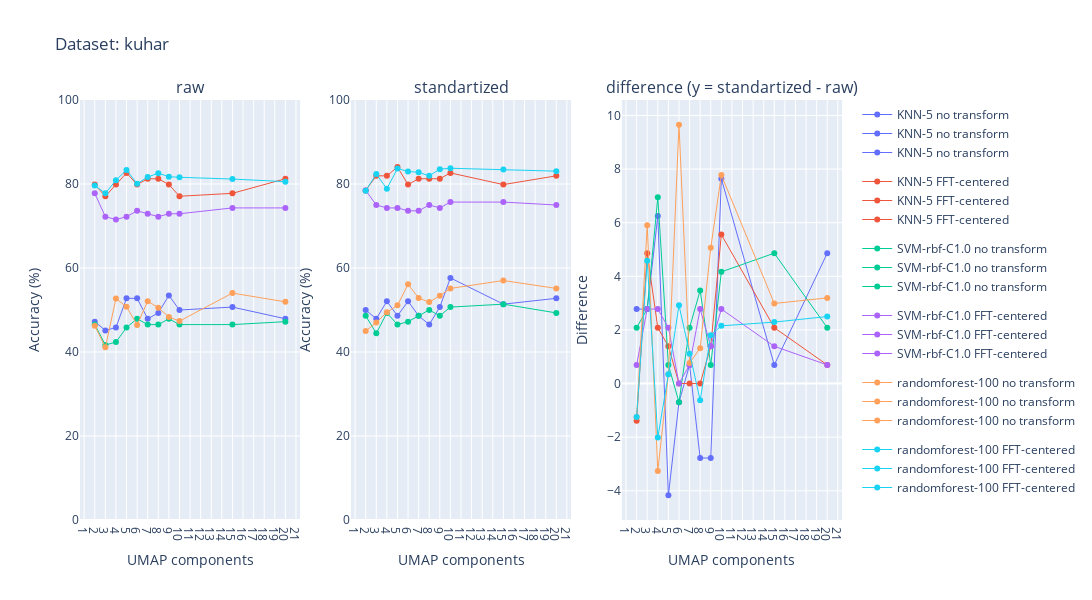
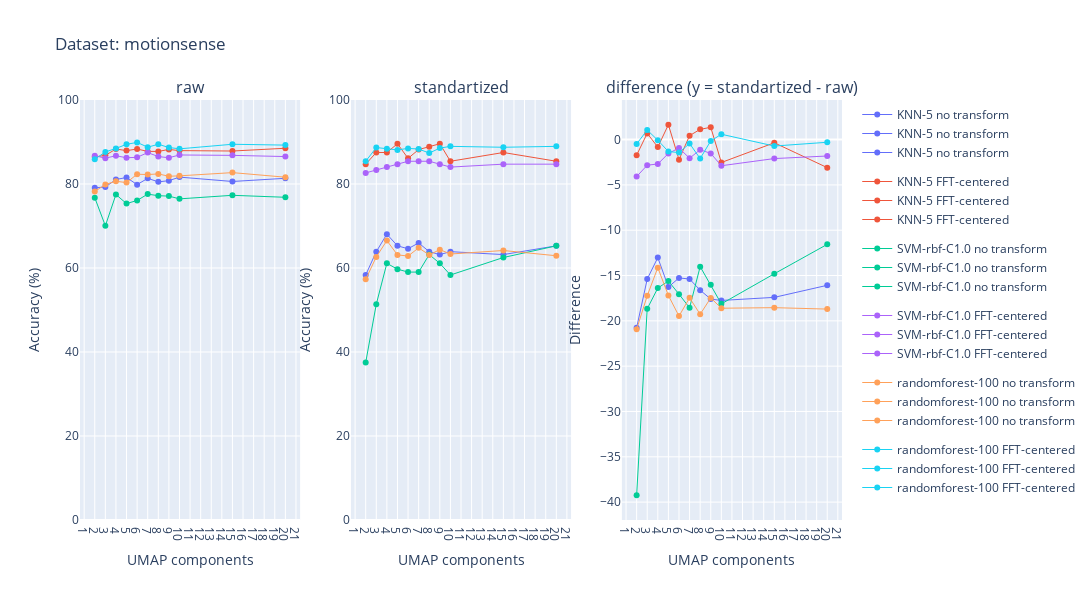
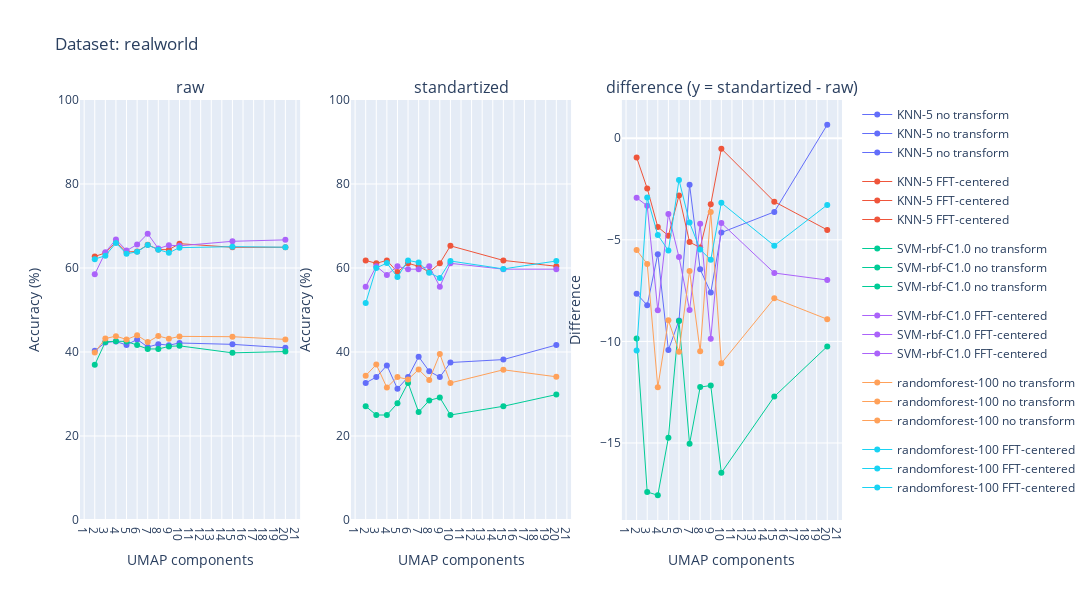
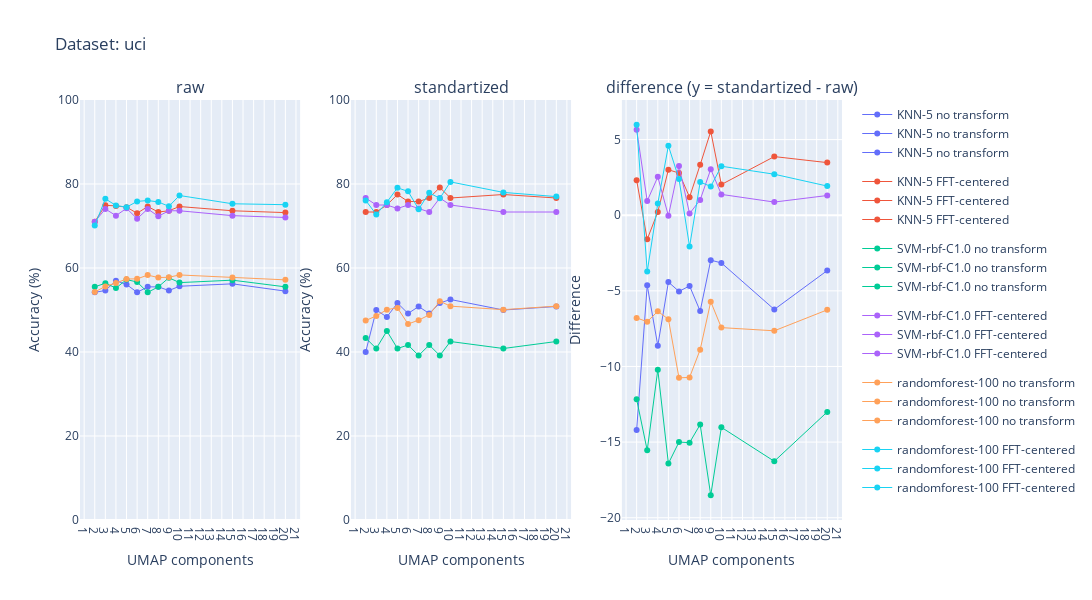

Notebook cell for these charts, in order:
### Code cell
from IPython.display import display, HTML
import plotly.graph_objects as go
from plotly.subplots import make_subplots


def only_standardized_view(df):
    return df[df["view"] == "standartized_intra_balanced"]


def only_raw_view(df):
    return df[df["view"] == "raw_balanced"]


def improvement_raw_standardized(df):
    df = only_reduce_on_all(df)
    df = using_all_features(df)
    df = no_scaler(df)
    df = only_reducer_equals_train_or_no_reduce(df)
    raw_view = only_raw_view(df.copy())
    standard_df = only_standardized_view(df.copy())
    merged_df = raw_view.merge(standard_df, on=["config_group"], suffixes=("", "_standardized"))
    merged_df["diff"] = merged_df["accuracy (mean)_standardized"] - merged_df["accuracy (mean)"]

    colors_map = {
        "plotly-blue": px.colors.qualitative.Plotly[0],
        "plotly-red": px.colors.qualitative.Plotly[1],
        "plotly-green": px.colors.qualitative.Plotly[2],
        "plotly-purple": px.colors.qualitative.Plotly[3],
        "plotly-orange": px.colors.qualitative.Plotly[4],
        "plotly-cyan": px.colors.qualitative.Plotly[5],
        "plotly-pink": px.colors.qualitative.Plotly[6],
        "plotly-lightgreen": px.colors.qualitative.Plotly[7],
        "plotly-lightpink": px.colors.qualitative.Plotly[8],
        "plotly-yellow": px.colors.qualitative.Plotly[9],
    }

    colors = list(colors_map.values())

    for (train, test), subdf in merged_df.groupby(
        [
            "train_datasets",
            "test_datasets",
        ]
    ):
        fig = make_subplots(rows=1, cols=3, subplot_titles=("raw", "standartized", f"difference (y = standartized - raw)"))
        for i, ((estimator, transform), subsubdf) in enumerate(subdf.groupby(
            ["estimator", "transforms"]
        )):
            subsubdf = subsubdf[
                ~(subsubdf["reducer_datasets"] == "")
                | (subsubdf["umap components"] == 0)
            ]
            subsubdf = subsubdf.sort_values("umap components")
            transform = transform if transform else 'no transform'
            group = f"{estimator} {transform}"
            fig.add_trace(
                go.Scatter(
                    x=subsubdf["umap components"],
                    y=subsubdf["accuracy (mean)"]*100,
                    mode="lines+markers",
                    name=f"{estimator} {transform if transform else 'no transform'}",
                    legendgroup=group,
                    line=dict(color=colors[i], width=1),
                ),
                row=1, col=1
            )

            fig.add_trace(
                go.Scatter(
                    x=subsubdf["umap components"],
                    y=subsubdf["accuracy (mean)_standardized"]*100,
                    mode="lines+markers",
                    name=f"{estimator} {transform if transform else 'no transform'}",
                    legendgroup=group,
                    line=dict(color=colors[i], width=1),
                ),
                row=1, col=2
            )

            fig.add_trace(
                go.Scatter(
                    x=subsubdf["umap components"],
                    y=subsubdf["diff"]*100,
                    mode="lines+markers",
                    name=f"{estimator} {transform if transform else 'no transform'}",
                    legendgroup=group,
                    line=dict(color=colors[i], width=1),
                ),
                row=1, col=3
            )

            fig["layout"]["xaxis1"].update(title_text="UMAP components", tickmode="linear")
            fig["layout"]["xaxis2"].update(title_text="UMAP components", tickmode="linear")
            fig["layout"]["xaxis3"].update(title_text="UMAP components", tickmode="linear")

            fig["layout"]["yaxis1"].update(title_text="Accuracy (%)", range=[0, 100])
            fig["layout"]["yaxis2"].update(title_text="Accuracy (%)", range=[0, 100])
            fig["layout"]["yaxis3"].update(title_text=f"Difference")

            fig.update_layout(
                autosize=True,
                width=2400,
                height=600,
                title=f"Dataset: {train}"
            )
        fig.show()
        # break

    return merged_df


_ = improvement_raw_standardized(results.copy())


# df = df.copy()
# df["improvement"] = df["accuracy"] - df["baseline_accuracy"]
# return df

### Figure 1 — Plotly figure (JSON) as saved in the notebook; plotly's stock layout.template omitted (floating-point values rounded to 4 significant figures)
{"data": [{"legendgroup": "KNN-5 no transform", "line": {"color": "#636EFA", "width": 1}, "mode": "lines+markers", "name": "KNN-5 no transform", "type": "scatter", "x": [2, 3, 4, 5, 6, 7, 8, 9, 10, 15, 20], "xaxis": "x", "y": [47.22, 45.14, 45.83, 52.78, 52.78, 47.92, 49.31, 53.47, 50, 50.69, 47.92], "yaxis": "y"}, {"legendgroup": "KNN-5 no transform", "line": {"color": "#636EFA", "width": 1}, "mode": "lines+markers", "name": "KNN-5 no transform", "type": "scatter", "x": [2, 3, 4, 5, 6, 7, 8, 9, 10, 15, 20], "xaxis": "x2", "y": [50, 47.92, 52.08, 48.61, 52.08, 48.61, 46.53, 50.69, 57.64, 51.39, 52.78], "yaxis": "y2"}, {"legendgroup": "KNN-5 no transform", "line": {"color": "#636EFA", "width": 1}, "mode": "lines+markers", "name": "KNN-5 no transform", "type": "scatter", "x": [2, 3, 4, 5, 6, 7, 8, 9, 10, 15, 20], "xaxis": "x3", "y": [2.778, 2.778, 6.25, -4.167, -0.6944, 0.6944, -2.778, -2.778, 7.639, 0.6944, 4.861], "yaxis": "y3"}, {"legendgroup": "KNN-5 FFT-centered", "line": {"color": "#EF553B", "width": 1}, "mode": "lines+markers", "name": "KNN-5 FFT-centered", "type": "scatter", "x": [2, 3, 4, 5, 6, 7, 8, 9, 10, 15, 20], "xaxis": "x", "y": [79.86, 77.08, 79.86, 82.64, 79.86, 81.25, 81.25, 79.86, 77.08, 77.78, 81.25], "yaxis": "y"}, {"legendgroup": "KNN-5 FFT-centered", "line": {"color": "#EF553B", "width": 1}, "mode": "lines+markers", "name": "KNN-5 FFT-centered", "type": "scatter", "x": [2, 3, 4, 5, 6, 7, 8, 9, 10, 15, 20], "xaxis": "x2", "y": [78.47, 81.94, 81.94, 84.03, 79.86, 81.25, 81.25, 81.25, 82.64, 79.86, 81.94], "yaxis": "y2"}, {"legendgroup": "KNN-5 FFT-centered", "line": {"color": "#EF553B", "width": 1}, "mode": "lines+markers", "name": "KNN-5 FFT-centered", "type": "scatter", "x": [2, 3, 4, 5, 6, 7, 8, 9, 10, 15, 20], "xaxis": "x3", "y": [-1.389, 4.861, 2.083, 1.389, 0, 0, 0, 1.389, 5.556, 2.083, 0.6944], "yaxis": "y3"}, {"legendgroup": "SVM-rbf-C1.0 no transform", "line": {"color": "#00CC96", "width": 1}, "mode": "lines+markers", "name": "SVM-rbf-C1.0 no transform", "type": "scatter", "x": [2, 3, 4, 5, 6, 7, 8, 9, 10, 15, 20], "xaxis": "x", "y": [46.53, 41.67, 42.36, 45.83, 47.92, 46.53, 46.53, 47.92, 46.53, 46.53, 47.22], "yaxis": "y"}, {"legendgroup": "SVM-rbf-C1.0 no transform", "line": {"color": "#00CC96", "width": 1}, "mode": "lines+markers", "name": "SVM-rbf-C1.0 no transform", "type": "scatter", "x": [2, 3, 4, 5, 6, 7, 8, 9, 10, 15, 20], "xaxis": "x2", "y": [48.61, 44.44, 49.31, 46.53, 47.22, 48.61, 50, 48.61, 50.69, 51.39, 49.31], "yaxis": "y2"}, {"legendgroup": "SVM-rbf-C1.0 no transform", "line": {"color": "#00CC96", "width": 1}, "mode": "lines+markers", "name": "SVM-rbf-C1.0 no transform", "type": "scatter", "x": [2, 3, 4, 5, 6, 7, 8, 9, 10, 15, 20], "xaxis": "x3", "y": [2.083, 2.778, 6.944, 0.6944, -0.6944, 2.083, 3.472, 0.6944, 4.167, 4.861, 2.083], "yaxis": "y3"}, {"legendgroup": "SVM-rbf-C1.0 FFT-centered", "line": {"color": "#AB63FA", "width": 1}, "mode": "lines+markers", "name": "SVM-rbf-C1.0 FFT-centered", "type": "scatter", "x": [2, 3, 4, 5, 6, 7, 8, 9, 10, 15, 20], "xaxis": "x", "y": [77.78, 72.22, 71.53, 72.22, 73.61, 72.92, 72.22, 72.92, 72.92, 74.31, 74.31], "yaxis": "y"}, {"legendgroup": "SVM-rbf-C1.0 FFT-centered", "line": {"color": "#AB63FA", "width": 1}, "mode": "lines+markers", "name": "SVM-rbf-C1.0 FFT-centered", "type": "scatter", "x": [2, 3, 4, 5, 6, 7, 8, 9, 10, 15, 20], "xaxis": "x2", "y": [78.47, 75, 74.31, 74.31, 73.61, 73.61, 75, 74.31, 75.69, 75.69, 75], "yaxis": "y2"}, {"legendgroup": "SVM-rbf-C1.0 FFT-centered", "line": {"color": "#AB63FA", "width": 1}, "mode": "lines+markers", "name": "SVM-rbf-C1.0 FFT-centered", "type": "scatter", "x": [2, 3, 4, 5, 6, 7, 8, 9, 10, 15, 20], "xaxis": "x3", "y": [0.6944, 2.778, 2.778, 2.083, 0, 0.6944, 2.778, 1.389, 2.778, 1.389, 0.6944], "yaxis": "y3"}, {"legendgroup": "randomforest-100 no transform", "line": {"color": "#FFA15A", "width": 1}, "mode": "lines+markers", "name": "randomforest-100 no transform", "type": "scatter", "x": [2, 3, 4, 5, 6, 7, 8, 9, 10, 15, 20], "xaxis": "x", "y": [46.25, 41.11, 52.71, 50.76, 46.46, 52.08, 50.56, 48.33, 47.36, 54.03, 51.94], "yaxis": "y"}, {"legendgroup": "randomforest-100 no transform", "line": {"color": "#FFA15A", "width": 1}, "mode": "lines+markers", "name": "randomforest-100 no transform", "type": "scatter", "x": [2, 3, 4, 5, 6, 7, 8, 9, 10, 15, 20], "xaxis": "x2", "y": [45, 47.01, 49.44, 51.11, 56.11, 52.85, 51.88, 53.4, 55.14, 57.01, 55.14], "yaxis": "y2"}, {"legendgroup": "randomforest-100 no transform", "line": {"color": "#FFA15A", "width": 1}, "mode": "lines+markers", "name": "randomforest-100 no transform", "type": "scatter", "x": [2, 3, 4, 5, 6, 7, 8, 9, 10, 15, 20], "xaxis": "x3", "y": [-1.25, 5.903, -3.264, 0.3472, 9.653, 0.7639, 1.319, 5.069, 7.778, 2.986, 3.194], "yaxis": "y3"}, {"legendgroup": "randomforest-100 FFT-centered", "line": {"color": "#19D3F3", "width": 1}, "mode": "lines+markers", "name": "randomforest-100 FFT-centered", "type": "scatter", "x": [2, 3, 4, 5, 6, 7, 8, 9, 10, 15, 20], "xaxis": "x", "y": [79.65, 77.78, 80.9, 83.33, 80.07, 81.67, 82.57, 81.74, 81.6, 81.18, 80.56], "yaxis": "y"}, {"legendgroup": "randomforest-100 FFT-centered", "line": {"color": "#19D3F3", "width": 1}, "mode": "lines+markers", "name": "randomforest-100 FFT-centered", "type": "scatter", "x": [2, 3, 4, 5, 6, 7, 8, 9, 10, 15, 20], "xaxis": "x2", "y": [78.4, 82.36, 78.89, 83.68, 82.99, 82.78, 81.94, 83.54, 83.75, 83.47, 83.06], "yaxis": "y2"}, {"legendgroup": "randomforest-100 FFT-centered", "line": {"color": "#19D3F3", "width": 1}, "mode": "lines+markers", "name": "randomforest-100 FFT-centered", "type": "scatter", "x": [2, 3, 4, 5, 6, 7, 8, 9, 10, 15, 20], "xaxis": "x3", "y": [-1.25, 4.583, -2.014, 0.3472, 2.917, 1.111, -0.625, 1.806, 2.153, 2.292, 2.5], "yaxis": "y3"}], "layout": {"annotations": [{"font": {"size": 16}, "showarrow": false, "text": "raw", "x": 0.1444, "xanchor": "center", "xref": "paper", "y": 1, "yanchor": "bottom", "yref": "paper"}, {"font": {"size": 16}, "showarrow": false, "text": "standartized", "x": 0.5, "xanchor": "center", "xref": "paper", "y": 1, "yanchor": "bottom", "yref": "paper"}, {"font": {"size": 16}, "showarrow": false, "text": "difference (y = standartized - raw)", "x": 0.8556, "xanchor": "center", "xref": "paper", "y": 1, "yanchor": "bottom", "yref": "paper"}], "autosize": true, "height": 600, "title": {"text": "Dataset: kuhar"}, "width": 2400, "xaxis": {"anchor": "y", "domain": [0, 0.2889], "tickmode": "linear", "title": {"text": "UMAP components"}}, "xaxis2": {"anchor": "y2", "domain": [0.3556, 0.6444], "tickmode": "linear", "title": {"text": "UMAP components"}}, "xaxis3": {"anchor": "y3", "domain": [0.7111, 1], "tickmode": "linear", "title": {"text": "UMAP components"}}, "yaxis": {"anchor": "x", "domain": [0, 1], "range": [0, 100], "title": {"text": "Accuracy (%)"}}, "yaxis2": {"anchor": "x2", "domain": [0, 1], "range": [0, 100], "title": {"text": "Accuracy (%)"}}, "yaxis3": {"anchor": "x3", "domain": [0, 1], "title": {"text": "Difference"}}}}

### Figure 2 — Plotly figure (JSON) as saved in the notebook; plotly's stock layout.template omitted (floating-point values rounded to 4 significant figures)
{"data": [{"legendgroup": "KNN-5 no transform", "line": {"color": "#636EFA", "width": 1}, "mode": "lines+markers", "name": "KNN-5 no transform", "type": "scatter", "x": [2, 3, 4, 5, 6, 7, 8, 9, 10, 15, 20], "xaxis": "x", "y": [79.1, 79.28, 81.07, 81.54, 79.85, 81.36, 80.51, 80.79, 81.64, 80.6, 81.36], "yaxis": "y"}, {"legendgroup": "KNN-5 no transform", "line": {"color": "#636EFA", "width": 1}, "mode": "lines+markers", "name": "KNN-5 no transform", "type": "scatter", "x": [2, 3, 4, 5, 6, 7, 8, 9, 10, 15, 20], "xaxis": "x2", "y": [58.33, 63.89, 68.06, 65.28, 64.58, 65.97, 63.89, 63.19, 63.89, 63.19, 65.28], "yaxis": "y2"}, {"legendgroup": "KNN-5 no transform", "line": {"color": "#636EFA", "width": 1}, "mode": "lines+markers", "name": "KNN-5 no transform", "type": "scatter", "x": [2, 3, 4, 5, 6, 7, 8, 9, 10, 15, 20], "xaxis": "x3", "y": [-20.76, -15.4, -13.02, -16.27, -15.27, -15.38, -16.62, -17.6, -17.75, -17.41, -16.08], "yaxis": "y3"}, {"legendgroup": "KNN-5 FFT-centered", "line": {"color": "#EF553B", "width": 1}, "mode": "lines+markers", "name": "KNN-5 FFT-centered", "type": "scatter", "x": [2, 3, 4, 5, 6, 7, 8, 9, 10, 15, 20], "xaxis": "x", "y": [86.44, 86.82, 88.32, 87.95, 88.32, 87.76, 87.76, 88.23, 87.95, 87.85, 88.51], "yaxis": "y"}, {"legendgroup": "KNN-5 FFT-centered", "line": {"color": "#EF553B", "width": 1}, "mode": "lines+markers", "name": "KNN-5 FFT-centered", "type": "scatter", "x": [2, 3, 4, 5, 6, 7, 8, 9, 10, 15, 20], "xaxis": "x2", "y": [84.72, 87.5, 87.5, 89.58, 86.11, 88.19, 88.89, 89.58, 85.42, 87.5, 85.42], "yaxis": "y2"}, {"legendgroup": "KNN-5 FFT-centered", "line": {"color": "#EF553B", "width": 1}, "mode": "lines+markers", "name": "KNN-5 FFT-centered", "type": "scatter", "x": [2, 3, 4, 5, 6, 7, 8, 9, 10, 15, 20], "xaxis": "x3", "y": [-1.718, 0.6827, -0.8239, 1.636, -2.213, 0.4355, 1.13, 1.354, -2.531, -0.3531, -3.096], "yaxis": "y3"}, {"legendgroup": "SVM-rbf-C1.0 no transform", "line": {"color": "#00CC96", "width": 1}, "mode": "lines+markers", "name": "SVM-rbf-C1.0 no transform", "type": "scatter", "x": [2, 3, 4, 5, 6, 7, 8, 9, 10, 15, 20], "xaxis": "x", "y": [76.74, 70.06, 77.5, 75.33, 76.08, 77.59, 77.21, 77.12, 76.46, 77.31, 76.84], "yaxis": "y"}, {"legendgroup": "SVM-rbf-C1.0 no transform", "line": {"color": "#00CC96", "width": 1}, "mode": "lines+markers", "name": "SVM-rbf-C1.0 no transform", "type": "scatter", "x": [2, 3, 4, 5, 6, 7, 8, 9, 10, 15, 20], "xaxis": "x2", "y": [37.5, 51.39, 61.11, 59.72, 59.03, 59.03, 63.19, 61.11, 58.33, 62.5, 65.28], "yaxis": "y2"}, {"legendgroup": "SVM-rbf-C1.0 no transform", "line": {"color": "#00CC96", "width": 1}, "mode": "lines+markers", "name": "SVM-rbf-C1.0 no transform", "type": "scatter", "x": [2, 3, 4, 5, 6, 7, 8, 9, 10, 15, 20], "xaxis": "x3", "y": [-39.24, -18.67, -16.38, -15.61, -17.06, -18.56, -14.02, -16.01, -18.13, -14.81, -11.56], "yaxis": "y3"}, {"legendgroup": "SVM-rbf-C1.0 FFT-centered", "line": {"color": "#AB63FA", "width": 1}, "mode": "lines+markers", "name": "SVM-rbf-C1.0 FFT-centered", "type": "scatter", "x": [2, 3, 4, 5, 6, 7, 8, 9, 10, 15, 20], "xaxis": "x", "y": [86.72, 86.16, 86.72, 86.25, 86.35, 87.48, 86.53, 86.25, 86.91, 86.82, 86.53], "yaxis": "y"}, {"legendgroup": "SVM-rbf-C1.0 FFT-centered", "line": {"color": "#AB63FA", "width": 1}, "mode": "lines+markers", "name": "SVM-rbf-C1.0 FFT-centered", "type": "scatter", "x": [2, 3, 4, 5, 6, 7, 8, 9, 10, 15, 20], "xaxis": "x2", "y": [82.64, 83.33, 84.03, 84.72, 85.42, 85.42, 85.42, 84.72, 84.03, 84.72, 84.72], "yaxis": "y2"}, {"legendgroup": "SVM-rbf-C1.0 FFT-centered", "line": {"color": "#AB63FA", "width": 1}, "mode": "lines+markers", "name": "SVM-rbf-C1.0 FFT-centered", "type": "scatter", "x": [2, 3, 4, 5, 6, 7, 8, 9, 10, 15, 20], "xaxis": "x3", "y": [-4.084, -2.825, -2.695, -1.53, -0.9298, -2.06, -1.118, -1.53, -2.884, -2.095, -1.813], "yaxis": "y3"}, {"legendgroup": "randomforest-100 no transform", "line": {"color": "#FFA15A", "width": 1}, "mode": "lines+markers", "name": "randomforest-100 no transform", "type": "scatter", "x": [2, 3, 4, 5, 6, 7, 8, 9, 10, 15, 20], "xaxis": "x", "y": [78.22, 79.88, 80.66, 80.33, 82.33, 82.25, 82.4, 81.85, 81.94, 82.71, 81.62], "yaxis": "y"}, {"legendgroup": "randomforest-100 no transform", "line": {"color": "#FFA15A", "width": 1}, "mode": "lines+markers", "name": "randomforest-100 no transform", "type": "scatter", "x": [2, 3, 4, 5, 6, 7, 8, 9, 10, 15, 20], "xaxis": "x2", "y": [57.29, 62.64, 66.53, 63.12, 62.85, 64.79, 63.12, 64.38, 63.33, 64.17, 62.92], "yaxis": "y2"}, {"legendgroup": "randomforest-100 no transform", "line": {"color": "#FFA15A", "width": 1}, "mode": "lines+markers", "name": "randomforest-100 no transform", "type": "scatter", "x": [2, 3, 4, 5, 6, 7, 8, 9, 10, 15, 20], "xaxis": "x3", "y": [-20.93, -17.24, -14.13, -17.2, -19.48, -17.46, -19.28, -17.47, -18.61, -18.55, -18.7], "yaxis": "y3"}, {"legendgroup": "randomforest-100 FFT-centered", "line": {"color": "#19D3F3", "width": 1}, "mode": "lines+markers", "name": "randomforest-100 FFT-centered", "type": "scatter", "x": [2, 3, 4, 5, 6, 7, 8, 9, 10, 15, 20], "xaxis": "x", "y": [85.9, 87.63, 88.47, 89.44, 89.91, 88.77, 89.45, 88.69, 88.37, 89.46, 89.26], "yaxis": "y"}, {"legendgroup": "randomforest-100 FFT-centered", "line": {"color": "#19D3F3", "width": 1}, "mode": "lines+markers", "name": "randomforest-100 FFT-centered", "type": "scatter", "x": [2, 3, 4, 5, 6, 7, 8, 9, 10, 15, 20], "xaxis": "x2", "y": [85.42, 88.68, 88.4, 88.12, 88.47, 88.33, 87.36, 88.54, 88.96, 88.75, 88.96], "yaxis": "y2"}, {"legendgroup": "randomforest-100 FFT-centered", "line": {"color": "#19D3F3", "width": 1}, "mode": "lines+markers", "name": "randomforest-100 FFT-centered", "type": "scatter", "x": [2, 3, 4, 5, 6, 7, 8, 9, 10, 15, 20], "xaxis": "x3", "y": [-0.4873, 1.053, -0.0718, -1.319, -1.434, -0.4331, -2.093, -0.1495, 0.5873, -0.7133, -0.2978], "yaxis": "y3"}], "layout": {"annotations": [{"font": {"size": 16}, "showarrow": false, "text": "raw", "x": 0.1444, "xanchor": "center", "xref": "paper", "y": 1, "yanchor": "bottom", "yref": "paper"}, {"font": {"size": 16}, "showarrow": false, "text": "standartized", "x": 0.5, "xanchor": "center", "xref": "paper", "y": 1, "yanchor": "bottom", "yref": "paper"}, {"font": {"size": 16}, "showarrow": false, "text": "difference (y = standartized - raw)", "x": 0.8556, "xanchor": "center", "xref": "paper", "y": 1, "yanchor": "bottom", "yref": "paper"}], "autosize": true, "height": 600, "title": {"text": "Dataset: motionsense"}, "width": 2400, "xaxis": {"anchor": "y", "domain": [0, 0.2889], "tickmode": "linear", "title": {"text": "UMAP components"}}, "xaxis2": {"anchor": "y2", "domain": [0.3556, 0.6444], "tickmode": "linear", "title": {"text": "UMAP components"}}, "xaxis3": {"anchor": "y3", "domain": [0.7111, 1], "tickmode": "linear", "title": {"text": "UMAP components"}}, "yaxis": {"anchor": "x", "domain": [0, 1], "range": [0, 100], "title": {"text": "Accuracy (%)"}}, "yaxis2": {"anchor": "x2", "domain": [0, 1], "range": [0, 100], "title": {"text": "Accuracy (%)"}}, "yaxis3": {"anchor": "x3", "domain": [0, 1], "title": {"text": "Difference"}}}}

### Figure 3 — Plotly figure (JSON) as saved in the notebook; plotly's stock layout.template omitted (floating-point values rounded to 4 significant figures)
{"data": [{"legendgroup": "KNN-5 no transform", "line": {"color": "#636EFA", "width": 1}, "mode": "lines+markers", "name": "KNN-5 no transform", "type": "scatter", "x": [2, 3, 4, 5, 6, 7, 8, 9, 10, 15, 20], "xaxis": "x", "y": [40.29, 42.25, 42.51, 41.67, 43.0, 41.18, 41.87, 41.63, 42.14, 41.82, 41.01], "yaxis": "y"}, {"legendgroup": "KNN-5 no transform", "line": {"color": "#636EFA", "width": 1}, "mode": "lines+markers", "name": "KNN-5 no transform", "type": "scatter", "x": [2, 3, 4, 5, 6, 7, 8, 9, 10, 15, 20], "xaxis": "x2", "y": [32.64, 34.03, 36.81, 31.25, 34.03, 38.89, 35.42, 34.03, 37.5, 38.19, 41.67], "yaxis": "y2"}, {"legendgroup": "KNN-5 no transform", "line": {"color": "#636EFA", "width": 1}, "mode": "lines+markers", "name": "KNN-5 no transform", "type": "scatter", "x": [2, 3, 4, 5, 6, 7, 8, 9, 10, 15, 20], "xaxis": "x3", "y": [-7.653, -8.22, -5.707, -10.42, -8.967, -2.289, -6.451, -7.599, -4.644, -3.628, 0.6614], "yaxis": "y3"}, {"legendgroup": "KNN-5 FFT-centered", "line": {"color": "#EF553B", "width": 1}, "mode": "lines+markers", "name": "KNN-5 FFT-centered", "type": "scatter", "x": [2, 3, 4, 5, 6, 7, 8, 9, 10, 15, 20], "xaxis": "x", "y": [62.76, 63.58, 66.17, 63.83, 63.93, 65.53, 64.41, 64.37, 65.79, 64.93, 64.93], "yaxis": "y"}, {"legendgroup": "KNN-5 FFT-centered", "line": {"color": "#EF553B", "width": 1}, "mode": "lines+markers", "name": "KNN-5 FFT-centered", "type": "scatter", "x": [2, 3, 4, 5, 6, 7, 8, 9, 10, 15, 20], "xaxis": "x2", "y": [61.81, 61.11, 61.81, 59.03, 61.11, 60.42, 59.03, 61.11, 65.28, 61.81, 60.42], "yaxis": "y2"}, {"legendgroup": "KNN-5 FFT-centered", "line": {"color": "#EF553B", "width": 1}, "mode": "lines+markers", "name": "KNN-5 FFT-centered", "type": "scatter", "x": [2, 3, 4, 5, 6, 7, 8, 9, 10, 15, 20], "xaxis": "x3", "y": [-0.9504, -2.473, -4.367, -4.798, -2.818, -5.111, -5.384, -3.255, -0.5147, -3.124, -4.513], "yaxis": "y3"}, {"legendgroup": "SVM-rbf-C1.0 no transform", "line": {"color": "#00CC96", "width": 1}, "mode": "lines+markers", "name": "SVM-rbf-C1.0 no transform", "type": "scatter", "x": [2, 3, 4, 5, 6, 7, 8, 9, 10, 15, 20], "xaxis": "x", "y": [36.95, 42.41, 42.57, 42.51, 41.64, 40.73, 40.72, 41.34, 41.47, 39.8, 40.11], "yaxis": "y"}, {"legendgroup": "SVM-rbf-C1.0 no transform", "line": {"color": "#00CC96", "width": 1}, "mode": "lines+markers", "name": "SVM-rbf-C1.0 no transform", "type": "scatter", "x": [2, 3, 4, 5, 6, 7, 8, 9, 10, 15, 20], "xaxis": "x2", "y": [27.08, 25, 25, 27.78, 32.64, 25.69, 28.47, 29.17, 25, 27.08, 29.86], "yaxis": "y2"}, {"legendgroup": "SVM-rbf-C1.0 no transform", "line": {"color": "#00CC96", "width": 1}, "mode": "lines+markers", "name": "SVM-rbf-C1.0 no transform", "type": "scatter", "x": [2, 3, 4, 5, 6, 7, 8, 9, 10, 15, 20], "xaxis": "x3", "y": [-9.862, -17.41, -17.57, -14.73, -8.999, -15.03, -12.25, -12.17, -16.47, -12.71, -10.25], "yaxis": "y3"}, {"legendgroup": "SVM-rbf-C1.0 FFT-centered", "line": {"color": "#AB63FA", "width": 1}, "mode": "lines+markers", "name": "SVM-rbf-C1.0 FFT-centered", "type": "scatter", "x": [2, 3, 4, 5, 6, 7, 8, 9, 10, 15, 20], "xaxis": "x", "y": [58.49, 63.75, 66.8, 64.15, 65.57, 68.17, 64.63, 65.42, 65.29, 66.36, 66.7], "yaxis": "y"}, {"legendgroup": "SVM-rbf-C1.0 FFT-centered", "line": {"color": "#AB63FA", "width": 1}, "mode": "lines+markers", "name": "SVM-rbf-C1.0 FFT-centered", "type": "scatter", "x": [2, 3, 4, 5, 6, 7, 8, 9, 10, 15, 20], "xaxis": "x2", "y": [55.56, 60.42, 58.33, 60.42, 59.72, 59.72, 60.42, 55.56, 61.11, 59.72, 59.72], "yaxis": "y2"}, {"legendgroup": "SVM-rbf-C1.0 FFT-centered", "line": {"color": "#AB63FA", "width": 1}, "mode": "lines+markers", "name": "SVM-rbf-C1.0 FFT-centered", "type": "scatter", "x": [2, 3, 4, 5, 6, 7, 8, 9, 10, 15, 20], "xaxis": "x3", "y": [-2.933, -3.328, -8.471, -3.731, -5.852, -8.451, -4.214, -9.869, -4.175, -6.634, -6.979], "yaxis": "y3"}, {"legendgroup": "randomforest-100 no transform", "line": {"color": "#FFA15A", "width": 1}, "mode": "lines+markers", "name": "randomforest-100 no transform", "type": "scatter", "x": [2, 3, 4, 5, 6, 7, 8, 9, 10, 15, 20], "xaxis": "x", "y": [39.88, 43.2, 43.78, 42.98, 43.99, 42.37, 43.81, 43.15, 43.72, 43.65, 43.01], "yaxis": "y"}, {"legendgroup": "randomforest-100 no transform", "line": {"color": "#FFA15A", "width": 1}, "mode": "lines+markers", "name": "randomforest-100 no transform", "type": "scatter", "x": [2, 3, 4, 5, 6, 7, 8, 9, 10, 15, 20], "xaxis": "x2", "y": [34.37, 37.01, 31.53, 34.03, 33.47, 35.83, 33.33, 39.51, 32.64, 35.76, 34.1], "yaxis": "y2"}, {"legendgroup": "randomforest-100 no transform", "line": {"color": "#FFA15A", "width": 1}, "mode": "lines+markers", "name": "randomforest-100 no transform", "type": "scatter", "x": [2, 3, 4, 5, 6, 7, 8, 9, 10, 15, 20], "xaxis": "x3", "y": [-5.508, -6.187, -12.25, -8.954, -10.51, -6.534, -10.48, -3.634, -11.08, -7.881, -8.908], "yaxis": "y3"}, {"legendgroup": "randomforest-100 FFT-centered", "line": {"color": "#19D3F3", "width": 1}, "mode": "lines+markers", "name": "randomforest-100 FFT-centered", "type": "scatter", "x": [2, 3, 4, 5, 6, 7, 8, 9, 10, 15, 20], "xaxis": "x", "y": [62.11, 62.92, 65.94, 63.37, 63.86, 65.47, 64.37, 63.62, 64.85, 65.08, 64.95], "yaxis": "y"}, {"legendgroup": "randomforest-100 FFT-centered", "line": {"color": "#19D3F3", "width": 1}, "mode": "lines+markers", "name": "randomforest-100 FFT-centered", "type": "scatter", "x": [2, 3, 4, 5, 6, 7, 8, 9, 10, 15, 20], "xaxis": "x2", "y": [51.67, 60, 61.18, 57.85, 61.81, 61.32, 58.89, 57.64, 61.67, 59.79, 61.67], "yaxis": "y2"}, {"legendgroup": "randomforest-100 FFT-centered", "line": {"color": "#19D3F3", "width": 1}, "mode": "lines+markers", "name": "randomforest-100 FFT-centered", "type": "scatter", "x": [2, 3, 4, 5, 6, 7, 8, 9, 10, 15, 20], "xaxis": "x3", "y": [-10.45, -2.92, -4.763, -5.528, -2.056, -4.152, -5.48, -5.985, -3.179, -5.289, -3.282], "yaxis": "y3"}], "layout": {"annotations": [{"font": {"size": 16}, "showarrow": false, "text": "raw", "x": 0.1444, "xanchor": "center", "xref": "paper", "y": 1, "yanchor": "bottom", "yref": "paper"}, {"font": {"size": 16}, "showarrow": false, "text": "standartized", "x": 0.5, "xanchor": "center", "xref": "paper", "y": 1, "yanchor": "bottom", "yref": "paper"}, {"font": {"size": 16}, "showarrow": false, "text": "difference (y = standartized - raw)", "x": 0.8556, "xanchor": "center", "xref": "paper", "y": 1, "yanchor": "bottom", "yref": "paper"}], "autosize": true, "height": 600, "title": {"text": "Dataset: realworld"}, "width": 2400, "xaxis": {"anchor": "y", "domain": [0, 0.2889], "tickmode": "linear", "title": {"text": "UMAP components"}}, "xaxis2": {"anchor": "y2", "domain": [0.3556, 0.6444], "tickmode": "linear", "title": {"text": "UMAP components"}}, "xaxis3": {"anchor": "y3", "domain": [0.7111, 1], "tickmode": "linear", "title": {"text": "UMAP components"}}, "yaxis": {"anchor": "x", "domain": [0, 1], "range": [0, 100], "title": {"text": "Accuracy (%)"}}, "yaxis2": {"anchor": "x2", "domain": [0, 1], "range": [0, 100], "title": {"text": "Accuracy (%)"}}, "yaxis3": {"anchor": "x3", "domain": [0, 1], "title": {"text": "Difference"}}}}

### Figure 4 — Plotly figure (JSON) as saved in the notebook; plotly's stock layout.template omitted (floating-point values rounded to 4 significant figures)
{"data": [{"legendgroup": "KNN-5 no transform", "line": {"color": "#636EFA", "width": 1}, "mode": "lines+markers", "name": "KNN-5 no transform", "type": "scatter", "x": [2, 3, 4, 5, 6, 7, 8, 9, 10, 15, 20], "xaxis": "x", "y": [54.2, 54.64, 56.96, 56.09, 54.2, 55.51, 55.51, 54.64, 55.65, 56.23, 54.49], "yaxis": "y"}, {"legendgroup": "KNN-5 no transform", "line": {"color": "#636EFA", "width": 1}, "mode": "lines+markers", "name": "KNN-5 no transform", "type": "scatter", "x": [2, 3, 4, 5, 6, 7, 8, 9, 10, 15, 20], "xaxis": "x2", "y": [40, 50, 48.33, 51.67, 49.17, 50.83, 49.17, 51.67, 52.5, 50, 50.83], "yaxis": "y2"}, {"legendgroup": "KNN-5 no transform", "line": {"color": "#636EFA", "width": 1}, "mode": "lines+markers", "name": "KNN-5 no transform", "type": "scatter", "x": [2, 3, 4, 5, 6, 7, 8, 9, 10, 15, 20], "xaxis": "x3", "y": [-14.2, -4.638, -8.623, -4.42, -5.036, -4.674, -6.341, -2.971, -3.152, -6.232, -3.659], "yaxis": "y3"}, {"legendgroup": "KNN-5 FFT-centered", "line": {"color": "#EF553B", "width": 1}, "mode": "lines+markers", "name": "KNN-5 FFT-centered", "type": "scatter", "x": [2, 3, 4, 5, 6, 7, 8, 9, 10, 15, 20], "xaxis": "x", "y": [71.01, 74.93, 74.78, 74.49, 73.04, 74.64, 73.33, 73.62, 74.64, 73.62, 73.19], "yaxis": "y"}, {"legendgroup": "KNN-5 FFT-centered", "line": {"color": "#EF553B", "width": 1}, "mode": "lines+markers", "name": "KNN-5 FFT-centered", "type": "scatter", "x": [2, 3, 4, 5, 6, 7, 8, 9, 10, 15, 20], "xaxis": "x2", "y": [73.33, 73.33, 75, 77.5, 75.83, 75.83, 76.67, 79.17, 76.67, 77.5, 76.67], "yaxis": "y2"}, {"legendgroup": "KNN-5 FFT-centered", "line": {"color": "#EF553B", "width": 1}, "mode": "lines+markers", "name": "KNN-5 FFT-centered", "type": "scatter", "x": [2, 3, 4, 5, 6, 7, 8, 9, 10, 15, 20], "xaxis": "x3", "y": [2.319, -1.594, 0.2174, 3.007, 2.79, 1.196, 3.333, 5.543, 2.029, 3.877, 3.478], "yaxis": "y3"}, {"legendgroup": "SVM-rbf-C1.0 no transform", "line": {"color": "#00CC96", "width": 1}, "mode": "lines+markers", "name": "SVM-rbf-C1.0 no transform", "type": "scatter", "x": [2, 3, 4, 5, 6, 7, 8, 9, 10, 15, 20], "xaxis": "x", "y": [55.51, 56.38, 55.22, 57.25, 56.67, 54.2, 55.51, 57.68, 56.52, 57.1, 55.51], "yaxis": "y"}, {"legendgroup": "SVM-rbf-C1.0 no transform", "line": {"color": "#00CC96", "width": 1}, "mode": "lines+markers", "name": "SVM-rbf-C1.0 no transform", "type": "scatter", "x": [2, 3, 4, 5, 6, 7, 8, 9, 10, 15, 20], "xaxis": "x2", "y": [43.33, 40.83, 45, 40.83, 41.67, 39.17, 41.67, 39.17, 42.5, 40.83, 42.5], "yaxis": "y2"}, {"legendgroup": "SVM-rbf-C1.0 no transform", "line": {"color": "#00CC96", "width": 1}, "mode": "lines+markers", "name": "SVM-rbf-C1.0 no transform", "type": "scatter", "x": [2, 3, 4, 5, 6, 7, 8, 9, 10, 15, 20], "xaxis": "x3", "y": [-12.17, -15.54, -10.22, -16.41, -15.0, -15.04, -13.84, -18.51, -14.02, -16.27, -13.01], "yaxis": "y3"}, {"legendgroup": "SVM-rbf-C1.0 FFT-centered", "line": {"color": "#AB63FA", "width": 1}, "mode": "lines+markers", "name": "SVM-rbf-C1.0 FFT-centered", "type": "scatter", "x": [2, 3, 4, 5, 6, 7, 8, 9, 10, 15, 20], "xaxis": "x", "y": [71.01, 74.06, 72.46, 74.2, 71.74, 74.06, 72.32, 73.62, 73.62, 72.46, 72.03], "yaxis": "y"}, {"legendgroup": "SVM-rbf-C1.0 FFT-centered", "line": {"color": "#AB63FA", "width": 1}, "mode": "lines+markers", "name": "SVM-rbf-C1.0 FFT-centered", "type": "scatter", "x": [2, 3, 4, 5, 6, 7, 8, 9, 10, 15, 20], "xaxis": "x2", "y": [76.67, 75, 75, 74.17, 75, 74.17, 73.33, 76.67, 75, 73.33, 73.33], "yaxis": "y2"}, {"legendgroup": "SVM-rbf-C1.0 FFT-centered", "line": {"color": "#AB63FA", "width": 1}, "mode": "lines+markers", "name": "SVM-rbf-C1.0 FFT-centered", "type": "scatter", "x": [2, 3, 4, 5, 6, 7, 8, 9, 10, 15, 20], "xaxis": "x3", "y": [5.652, 0.942, 2.536, -0.03623, 3.261, 0.1087, 1.014, 3.043, 1.377, 0.8696, 1.304], "yaxis": "y3"}, {"legendgroup": "randomforest-100 no transform", "line": {"color": "#FFA15A", "width": 1}, "mode": "lines+markers", "name": "randomforest-100 no transform", "type": "scatter", "x": [2, 3, 4, 5, 6, 7, 8, 9, 10, 15, 20], "xaxis": "x", "y": [54.29, 55.62, 56.43, 57.38, 57.42, 58.3, 57.72, 57.8, 58.35, 57.72, 57.17], "yaxis": "y"}, {"legendgroup": "randomforest-100 no transform", "line": {"color": "#FFA15A", "width": 1}, "mode": "lines+markers", "name": "randomforest-100 no transform", "type": "scatter", "x": [2, 3, 4, 5, 6, 7, 8, 9, 10, 15, 20], "xaxis": "x2", "y": [47.5, 48.58, 50.08, 50.5, 46.67, 47.58, 48.83, 52.08, 50.92, 50.08, 50.92], "yaxis": "y2"}, {"legendgroup": "randomforest-100 no transform", "line": {"color": "#FFA15A", "width": 1}, "mode": "lines+markers", "name": "randomforest-100 no transform", "type": "scatter", "x": [2, 3, 4, 5, 6, 7, 8, 9, 10, 15, 20], "xaxis": "x3", "y": [-6.79, -7.04, -6.351, -6.877, -10.75, -10.72, -8.891, -5.714, -7.431, -7.641, -6.257], "yaxis": "y3"}, {"legendgroup": "randomforest-100 FFT-centered", "line": {"color": "#19D3F3", "width": 1}, "mode": "lines+markers", "name": "randomforest-100 FFT-centered", "type": "scatter", "x": [2, 3, 4, 5, 6, 7, 8, 9, 10, 15, 20], "xaxis": "x", "y": [70.1, 76.48, 74.88, 74.49, 75.86, 76.07, 75.72, 74.68, 77.26, 75.29, 75.07], "yaxis": "y"}, {"legendgroup": "randomforest-100 FFT-centered", "line": {"color": "#19D3F3", "width": 1}, "mode": "lines+markers", "name": "randomforest-100 FFT-centered", "type": "scatter", "x": [2, 3, 4, 5, 6, 7, 8, 9, 10, 15, 20], "xaxis": "x2", "y": [76.08, 72.75, 75.67, 79.08, 78.25, 74, 77.92, 76.58, 80.5, 78, 77], "yaxis": "y2"}, {"legendgroup": "randomforest-100 FFT-centered", "line": {"color": "#19D3F3", "width": 1}, "mode": "lines+markers", "name": "randomforest-100 FFT-centered", "type": "scatter", "x": [2, 3, 4, 5, 6, 7, 8, 9, 10, 15, 20], "xaxis": "x3", "y": [5.982, -3.728, 0.7826, 4.591, 2.395, -2.072, 2.192, 1.902, 3.239, 2.71, 1.928], "yaxis": "y3"}], "layout": {"annotations": [{"font": {"size": 16}, "showarrow": false, "text": "raw", "x": 0.1444, "xanchor": "center", "xref": "paper", "y": 1, "yanchor": "bottom", "yref": "paper"}, {"font": {"size": 16}, "showarrow": false, "text": "standartized", "x": 0.5, "xanchor": "center", "xref": "paper", "y": 1, "yanchor": "bottom", "yref": "paper"}, {"font": {"size": 16}, "showarrow": false, "text": "difference (y = standartized - raw)", "x": 0.8556, "xanchor": "center", "xref": "paper", "y": 1, "yanchor": "bottom", "yref": "paper"}], "autosize": true, "height": 600, "title": {"text": "Dataset: uci"}, "width": 2400, "xaxis": {"anchor": "y", "domain": [0, 0.2889], "tickmode": "linear", "title": {"text": "UMAP components"}}, "xaxis2": {"anchor": "y2", "domain": [0.3556, 0.6444], "tickmode": "linear", "title": {"text": "UMAP components"}}, "xaxis3": {"anchor": "y3", "domain": [0.7111, 1], "tickmode": "linear", "title": {"text": "UMAP components"}}, "yaxis": {"anchor": "x", "domain": [0, 1], "range": [0, 100], "title": {"text": "Accuracy (%)"}}, "yaxis2": {"anchor": "x2", "domain": [0, 1], "range": [0, 100], "title": {"text": "Accuracy (%)"}}, "yaxis3": {"anchor": "x3", "domain": [0, 1], "title": {"text": "Difference"}}}}
